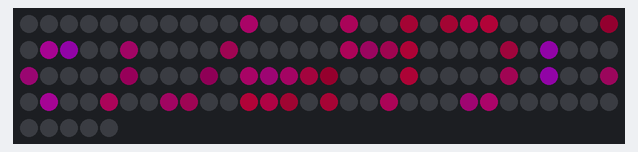
A sketch run on a simulated Arduino Uno, built with avr-gcc and run on an emulated ATmega328P. On the bench: 125 RGB LEDs in strip order, left to right, continuing on the next row. Dim RGB values are drawn brighter than linear.

Above: at 0.17 s.
At 5.94 s:
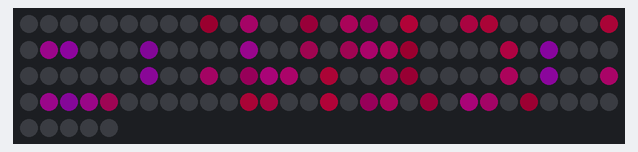
At 9.66 s:
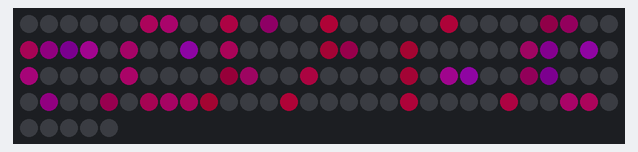
At 19.27 s:
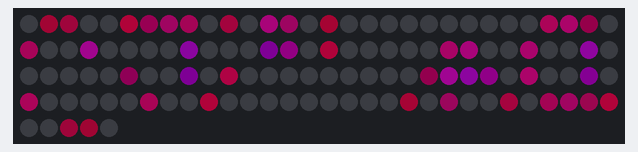
At 28.89 s:
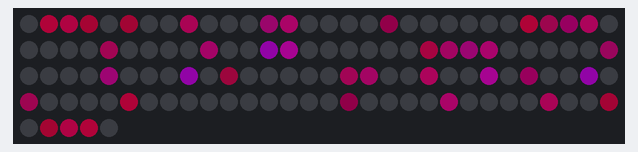
At 38.5 s:
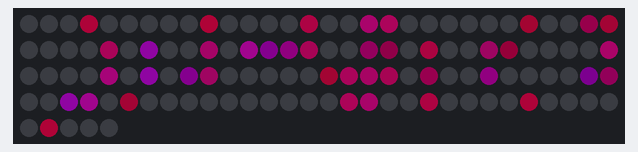

The sketch:

BlackHoleVortex.ino
```cpp
/*
  FEED ME , I'M POOR AND I MADE THIS FOR FREE - https://paypal.me/Mystereon
  BlackHoleVortex.ino — standalone SkeletonCube pattern demo
  Created by Dad (MysterEon) & Manus, 2026.
*/
#include <FastLED.h>
#include <math.h>
#define DATA_PIN 2
#define CHIPSET WS2812B
#define COLOR_ORDER GRB
constexpr uint8_t N=5, BRIGHTNESS=100; constexpr uint16_t NUM_LEDS=125;
CRGB leds[NUM_LEDS];
uint16_t idx(uint8_t x,uint8_t y,uint8_t z){return z*25+y*5+x;}
void voxel(int8_t x,int8_t y,int8_t z,CRGB c){if(x>=0&&x<5&&y>=0&&y<5&&z>=0&&z<5)leds[idx(x,y,z)]=c;}
void setup(){FastLED.addLeds<CHIPSET,DATA_PIN,COLOR_ORDER>(leds,NUM_LEDS);FastLED.setBrightness(BRIGHTNESS);FastLED.setMaxPowerInVoltsAndMilliamps(5,1500);}
void loop(){
  const float t=millis()*.001f; fill_solid(leds,NUM_LEDS,CRGB::Black);
  for(int8_t z=0;z<N;z++)for(int8_t y=0;y<N;y++)for(int8_t x=0;x<N;x++){
    float dx=x-2,dy=y-2,dz=z-2,r=sqrtf(dx*dx+dy*dy+dz*dz); if(r<1.05f||r>3.1f)continue;
    float ribbon=sinf(atan2f(dy,dx)+t*1.2f+r*2.7f+dz*.8f);
    if(ribbon>.36f)voxel(x,y,z,CHSV(180+uint8_t(r*18),210,uint8_t(70+ribbon*150)));
  } FastLED.show();
}
```
